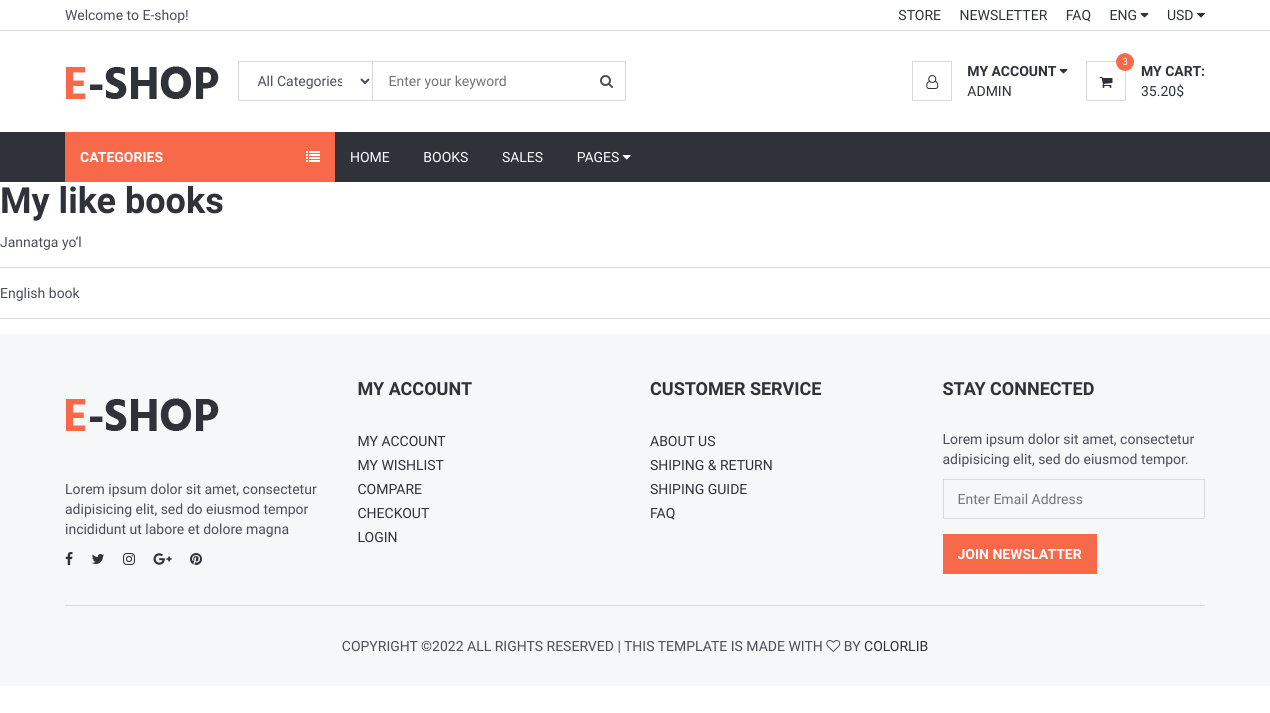
The app's page /account/likes/ (signed in), older data.
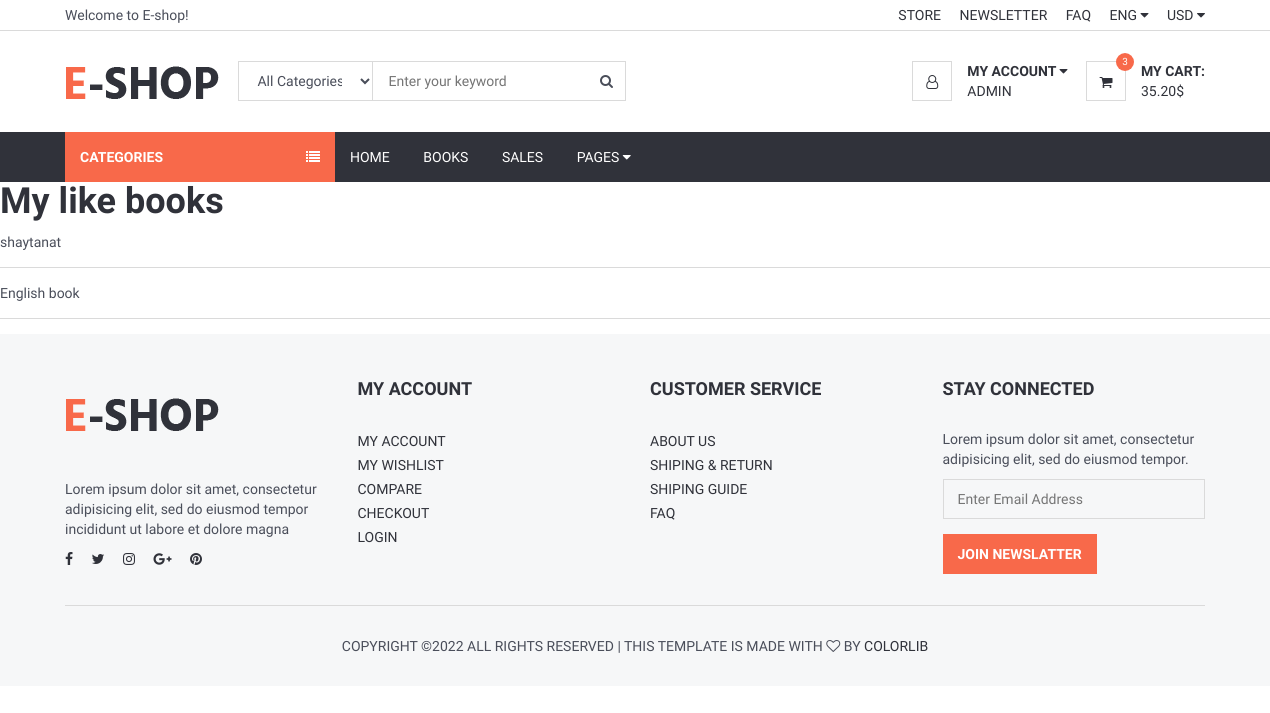
The same page, newer data.
### comment/models/like.py (models this page shows, shortened)
class Like(models.Model):
    book = models.ForeignKey(Book, on_delete=models.CASCADE)
    user = models.ForeignKey(Account, on_delete=models.CASCADE)

### book/models/book.py (models this page shows, shortened)
class Book(models.Model):
    name = models.CharField(max_length=100)
    slug = models.SlugField(max_length=100, unique=True)
    cover = models.ImageField(upload_to='book/')
    description = models.TextField()
    created = models.DateTimeField(auto_now_add=True)
    updated = models.DateTimeField(auto_now=True)
    price = models.DecimalField(max_digits=10, decimal_places=2)
    category = models.ForeignKey(Category, on_delete=models.SET_NULL, null=True)
    language = models.ForeignKey(Language, on_delete=models.SET_NULL, null=True)
    authors = models.ForeignKey(Author, on_delete=models.SET_NULL, null=True)
    views = models.IntegerField(default=0)
    likes = models.PositiveIntegerField(default=0)
    rating_avg = models.DecimalField(max_digits=5, decimal_places=2, default=0)

### account/views.py (the view)
# urls.py: path('likes/', views.like_user_list, name='like_user_list'),
def like_user_list(request):
    user = request.user
    likes = Like.objects.filter(user=user)
    context = {
        'likes': likes
    }
    return render(request, 'account/user_like_list.html', context)

### book/context_processors.py (called while the page is built)
def category(request):
    categories = Category.objects.all()
    return {'categories': categories}

def author(request):
    authors = Author.objects.all()
    return {'authors': authors}

def langauge(request):
    langauges = Language.objects.all()
    return {'langauges': langauges}

### templates/account/user_like_list.html
{% extends 'base.html' %}
{% load static %}
{% block content %}
    <h1>My like books</h1>
    {% for like in likes %}
        <p>{{ like.book.name }}</p>
        <hr>
    {% endfor %}
{% endblock %}

Row changes from the older to the newer data that the page shows:
removed Like: book.name "Jannatga yo‘l"
added Like: book.name "shaytanat"
